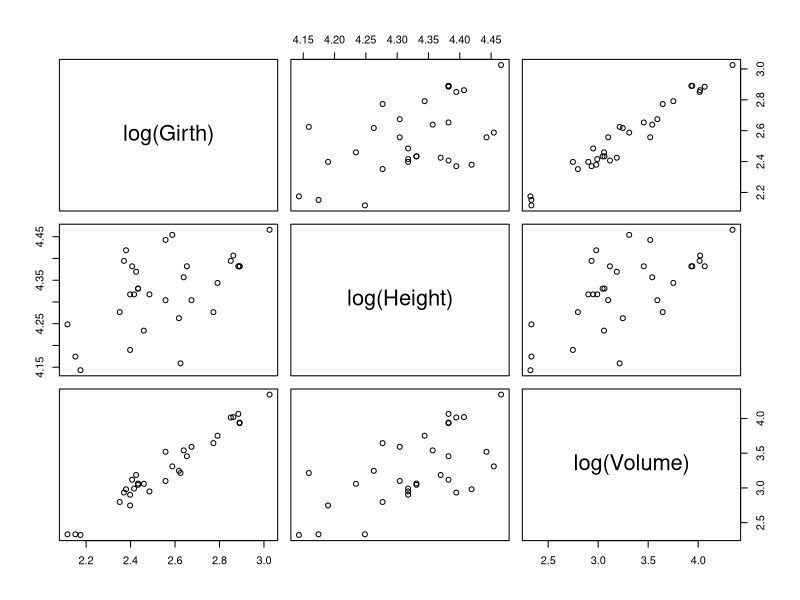

Source code (R):
## ---- chunk 1
knitr::opts_chunk$set(echo = TRUE)
## ---- chunk 2
# the data set "trees" is contained in the R package "datasets"
require(datasets)
head(trees)
## ---- chunk 3
pairs(~ log(Girth) + log(Height) + log(Volume), data=trees)
## ---- chunk 4
cor(log(trees))
## ---- chunk 5
fit <- lm(log(Volume) ~ log(Girth) + log(Height), data=trees)
summary(fit)
## ---- chunk 6
x <- cbind(rep(1, times=length(trees$Girth)), log(trees$Girth), log(trees$Height))
y <- matrix(log(trees$Volume))
beta.hat <- solve(t(x) %*% x) %*% t(x) %*% y
beta.hat
## ---- chunk 7
predict(fit)
fit$residuals
sigma2 <- sum(fit$residuals^2)/fit$df.residual
sigma2
